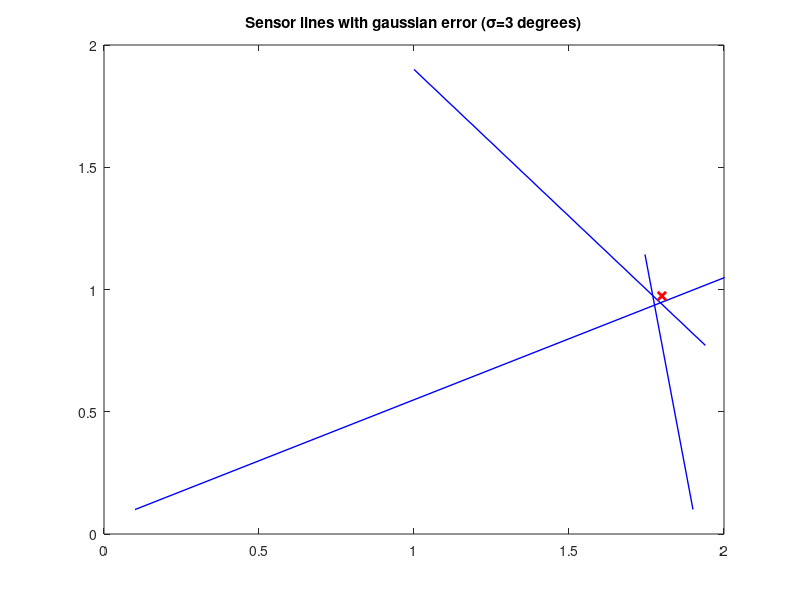

Here is the MATLAB script that generated this plot:
close all
clear all

%mov = avifile('sensor_lines_with_gaussian_error.avi');
 
c1 = 0.1 + i * 0.1;
c2 = 1.9 + i * 0.1;
c3 = 1 + i * 1.9;

[X, Y] = meshgrid(0:.02:2, 0:.02:2);
stddegrees = 3;
s = stddegrees*(pi/180);	% Standard deviation in radians
titletext = sprintf('Sensor lines with gaussian error (\\sigma=%i degrees)', stddegrees);

figure
frame = 1;
tic
for theta = 0:0.05:2*pi
	m1 = 1 + 0.8*cos(theta) + i*(1 + 0.8*sin(theta));
	v1 = (m1 - c1) * exp(i*randn(1)*s);
	v2 = (m1 - c2) * exp(i*randn(1)*s);
	v3 = (m1 - c3) * exp(i*randn(1)*s);
	d1 = abs(v1);
	d2 = abs(v2);
	d3 = abs(v3);
	v1 = v1/d1;
	v2 = v2/d2;
	v3 = v3/d3;
	theta1 = angle(v1);
	theta2 = angle(v2);
	theta3 = angle(v3);

	l1 = [c1 c1+d1*1.2*v1];
	l2 = [c2 c2+d2*1.2*v2];
	l3 = [c3 c3+d3*1.2*v3];
	plot(real(l1), imag(l1), 'b-', 'LineWidth', 1)
	axis([0 2 0 2])
	hold on
	plot(real(l2), imag(l2), 'b-', 'LineWidth', 1)
	plot(real(l3), imag(l3), 'b-', 'LineWidth', 1)
	plot(real(m1), imag(m1), 'rx', 'LineWidth', 2)
	title(titletext)
	hold off

	frame = frame + 1
	%f2 = getframe(gcf);
	%mov = addframe(mov, f2);
end
fprintf('seconds/frame %i\n', toc/frame);
%mov = close(mov);
